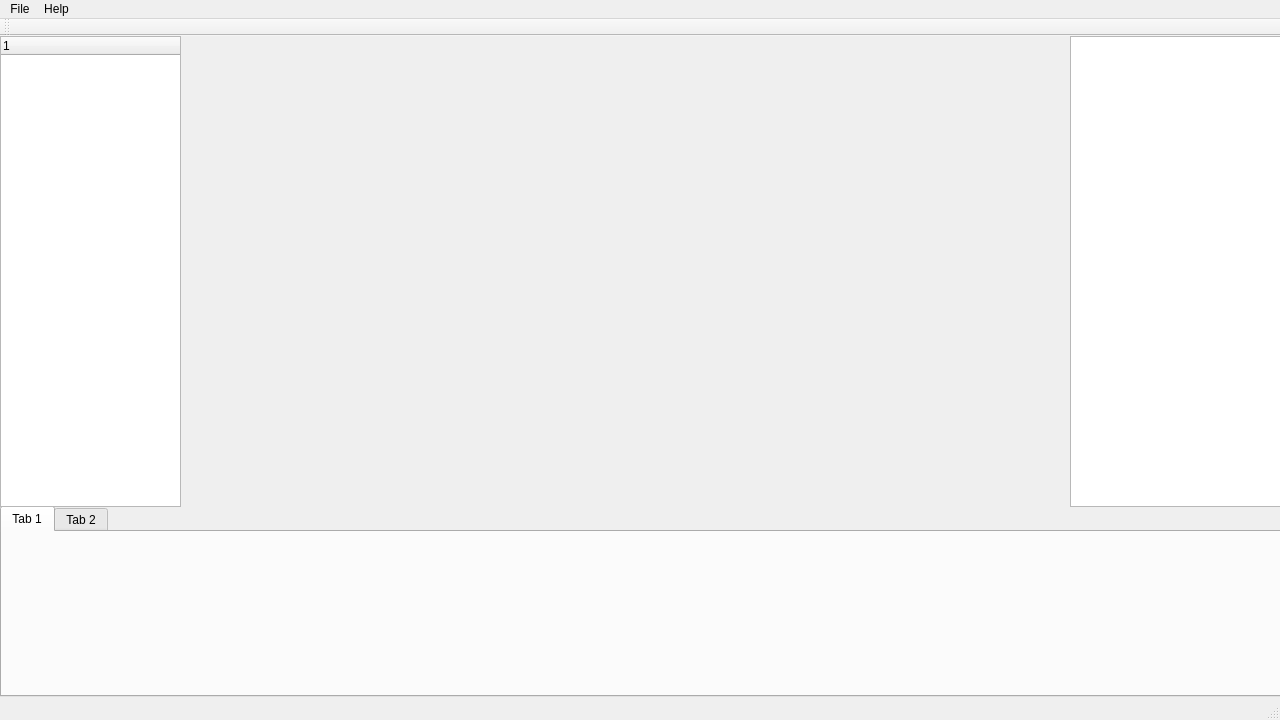
<?xml version="1.0" encoding="UTF-8"?>
<ui version="4.0">
 <class>EditorWindow</class>
 <widget class="QMainWindow" name="EditorWindow">
  <property name="geometry">
   <rect>
    <x>0</x>
    <y>0</y>
    <width>1280</width>
    <height>720</height>
   </rect>
  </property>
  <property name="windowTitle">
   <string>Farrah Editor</string>
  </property>
  <widget class="QWidget" name="centralWidget">
   <widget class="EditorGLWidget" name="editorGLWidget" native="true">
    <property name="geometry">
     <rect>
      <x>180</x>
      <y>0</y>
      <width>891</width>
      <height>471</height>
     </rect>
    </property>
   </widget>
   <widget class="QTabWidget" name="tabWidget">
    <property name="geometry">
     <rect>
      <x>0</x>
      <y>470</y>
      <width>1281</width>
      <height>191</height>
     </rect>
    </property>
    <widget class="QWidget" name="tab">
     <attribute name="title">
      <string>Tab 1</string>
     </attribute>
    </widget>
    <widget class="QWidget" name="tab_2">
     <attribute name="title">
      <string>Tab 2</string>
     </attribute>
    </widget>
   </widget>
   <widget class="QTreeWidget" name="treeWidget">
    <property name="geometry">
     <rect>
      <x>0</x>
      <y>0</y>
      <width>181</width>
      <height>471</height>
     </rect>
    </property>
    <column>
     <property name="text">
      <string notr="true">1</string>
     </property>
    </column>
   </widget>
   <widget class="QListView" name="listView">
    <property name="geometry">
     <rect>
      <x>1070</x>
      <y>0</y>
      <width>211</width>
      <height>471</height>
     </rect>
    </property>
   </widget>
  </widget>
  <widget class="QMenuBar" name="menuBar">
   <property name="geometry">
    <rect>
     <x>0</x>
     <y>0</y>
     <width>1280</width>
     <height>21</height>
    </rect>
   </property>
   <widget class="QMenu" name="menuFile">
    <property name="title">
     <string>File</string>
    </property>
    <addaction name="actionNew"/>
    <addaction name="separator"/>
    <addaction name="actionExit"/>
   </widget>
   <widget class="QMenu" name="menuHelp">
    <property name="title">
     <string>Help</string>
    </property>
    <addaction name="actionAbout"/>
   </widget>
   <addaction name="menuFile"/>
   <addaction name="menuHelp"/>
  </widget>
  <widget class="QToolBar" name="mainToolBar">
   <attribute name="toolBarArea">
    <enum>TopToolBarArea</enum>
   </attribute>
   <attribute name="toolBarBreak">
    <bool>false</bool>
   </attribute>
  </widget>
  <widget class="QStatusBar" name="statusBar"/>
  <action name="actionAbout">
   <property name="text">
    <string>About</string>
   </property>
  </action>
  <action name="actionNew">
   <property name="text">
    <string>New</string>
   </property>
  </action>
  <action name="actionExit">
   <property name="text">
    <string>Exit</string>
   </property>
  </action>
 </widget>
 <layoutdefault spacing="6" margin="11"/>
 <customwidgets>
  <customwidget>
   <class>EditorGLWidget</class>
   <extends>QWidget</extends>
   <header>editorglwidget.h</header>
   <container>1</container>
  </customwidget>
 </customwidgets>
 <resources/>
 <connections/>
</ui>
